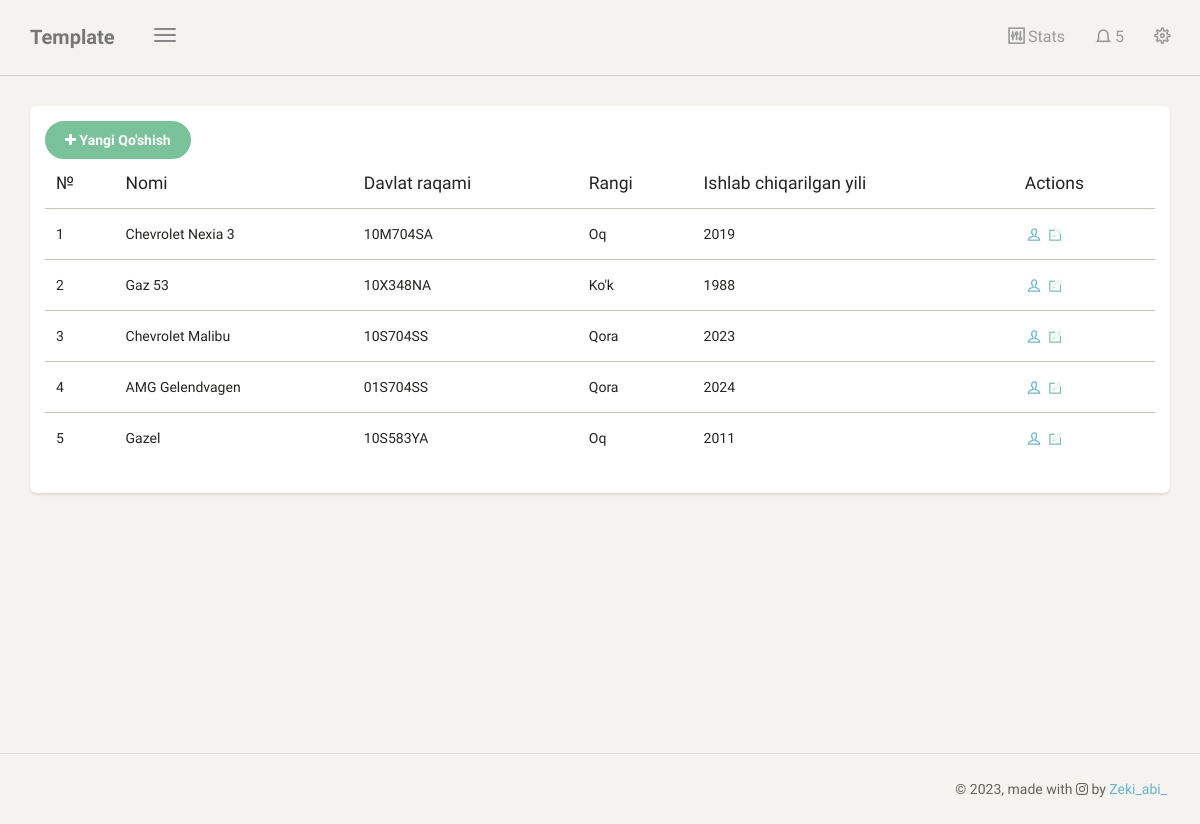
/auto/ (signed in), run on the app's committed database.
### app1/models/mashinalar.py (models this page shows, shortened)
class Auto(models.Model):
    name = models.CharField(max_length=128)
    dav_raqami = models.CharField(max_length=50)
    rangi = models.CharField(max_length=50)
    yili = models.CharField(max_length=20)

### app1/services/mashinalar.py (the view)
# urls.py: path("auto/", get, name='mashina'),
@login_required(login_url='login')
def get(request, pk=None):
    if pk:
        root = Auto.objects.filter(id=pk).first()
        if not root:
            return redirect("mashina")
        return render(request, "mashinalar/detail.html", {"root": root})
    ctx = {
        "auto": Auto.objects.all()
    }
    return render(request, "mashinalar/list.html", ctx)

### templates/mashinalar/list.html (shortened to what this page needs)
{% extends 'base.html'%}
{% block content %}
<div class="content">
	            <div class="container-fluid">
	                <div class="row">
	                    <div class="col-md-12">
	                        <div class="card">
	                            <div class="card-content">
	                                <table id="bootstrap-table" class="table">
	                                    <thead>
	                                        <th data-field="state">№</th>
	                                        <th data-field="id" class="text">Nomi</th>
	                                    	<th data-field="name" data-sortable="true">Davlat raqami</th>
	                                    	<th data-field="salary" data-sortable="true">Rangi</th>
	                                    	<th data-field="country" data-sortable="true">Ishlab chiqarilgan yili</th>
	                                    	<th data-field="actions" class="td-actions">Actions</th>
	                                    </thead>
	                                    <tbody>
											{% for i in auto %}
	                                        <tr>
	                                            <td>{{ forloop.counter}}</td>
	                                        	<td>{{i.name}}</td>
	                                        	<td>{{i.dav_raqami}}</td>
	                                        	<td>{{i.rangi}}</td>
	                                        	<td>{{i.yili}}</td>
												 <td class="td-actions">
													<a href="{% url 'mashina_det' pk=i.id %}" rel="tooltip" title="View Profile" class="btn btn-info btn-simple btn-xs">
														<i class="ti-user"></i>
													</a>
													<a href="{% url 'mashina_edit' pk=i.id %}" rel="tooltip" title="Edit Profile" class="btn btn-success btn-simple btn-xs">
														<i class="ti-pencil-alt"></i>
													</a>
												</td>
	                                        </tr>
										{% endfor %}
									<a href="{% url 'mashina_add' %}">
								<button type="button" class="btn btn-wd btn-success btn-fill">
									<span class="btn-label">
										<i class="fa fa-plus"></i>
									</span>
									Yangi Qo'shish
								</button>
							</a>
	                                    </tbody>
	                                </table>
	                            </div>
	                        </div>
	                    </div>
	                </div>
	            </div>
	        </div>
{% endblock %}

### data on the page
Auto: name "Chevrolet Nexia 3", dav_raqami "10M704SA", rangi "Oq", yili "2019"
Auto: name "Gaz 53", dav_raqami "10X348NA", rangi "Ko'k", yili "1988"
Auto: name "Chevrolet Malibu", dav_raqami "10S704SS", rangi "Qora", yili "2023"
Auto: name "AMG Gelendvagen", dav_raqami "01S704SS", rangi "Qora", yili "2024"
Auto: name "Gazel", dav_raqami "10S583YA", rangi "Oq", yili "2011"
